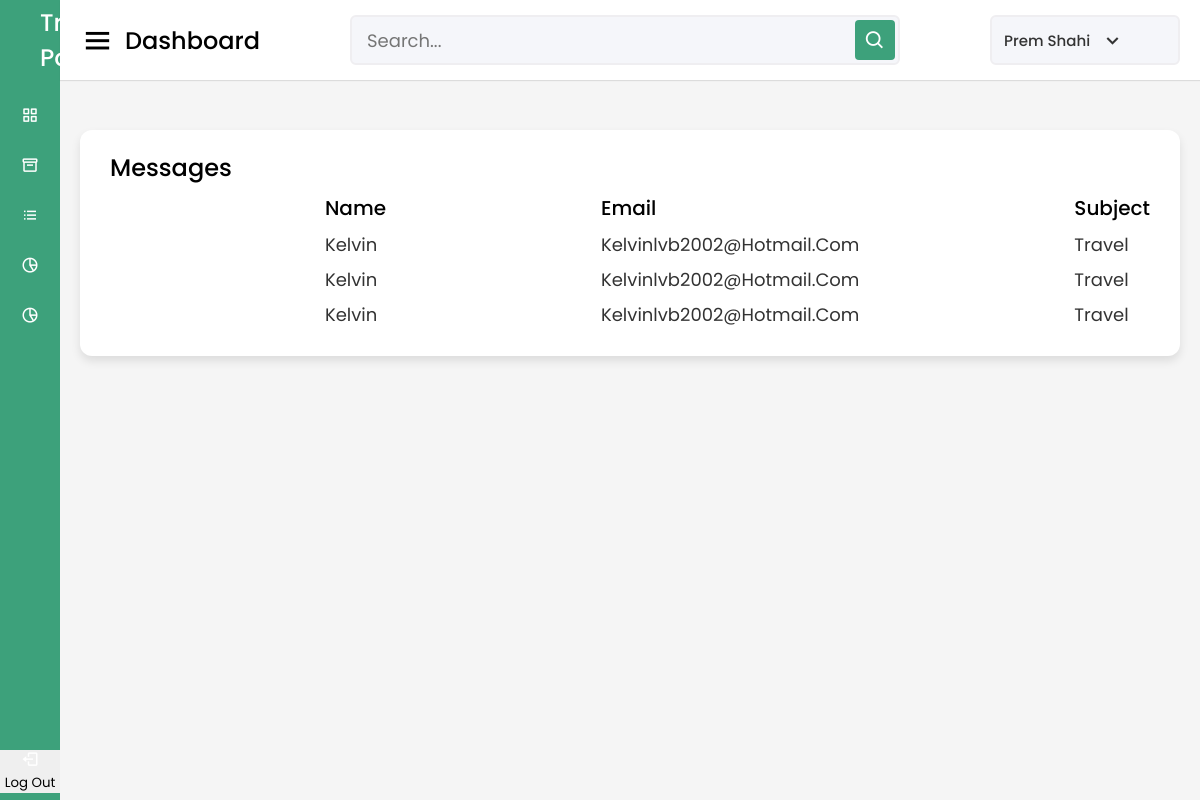
The app's page /adminpanel-contact.php, older data.
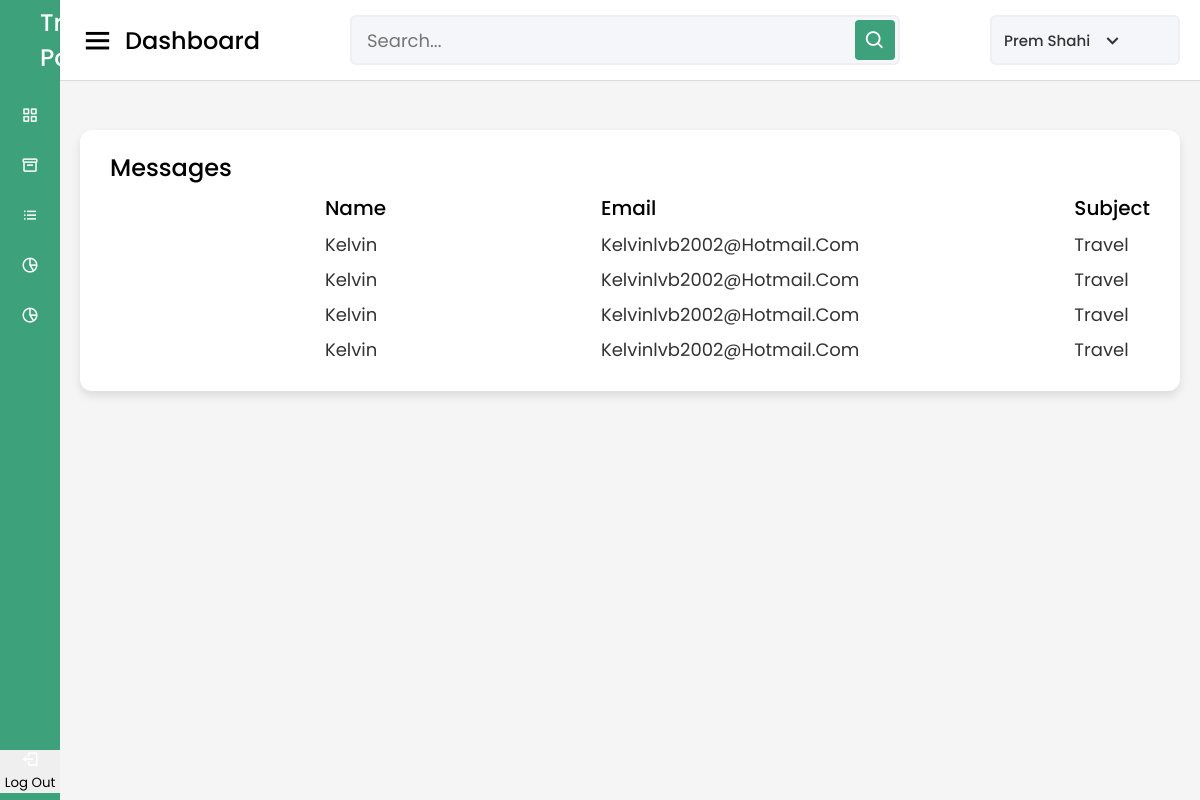
The same page, newer data.
### tables this page shows
CREATE TABLE `contact` (
  `contact_id` int(11) NOT NULL,
  `naam` varchar(50) NOT NULL,
  `email` varchar(255) NOT NULL,
  `bericht` text NOT NULL,
  `telefoonNummer` int(10) DEFAULT NULL,
  `subject` varchar(20) DEFAULT NULL
);

### adminpanel-contact.php (the view, shortened to what this page needs)
<!DOCTYPE html>
<html lang="en" dir="ltr">
  <head>
    <link rel="stylesheet" href="style.css">
    <link href='https://unpkg.com/boxicons@2.0.7/css/boxicons.min.css' rel='stylesheet'>
     <link rel="stylesheet" href="css/adminPanel-locations.css" />
   </head>
<body>
    <?php include_once "includes/connect.php"; ?>
    <div class="sidebar">
    <div class="logo-details">
      <span class="logo_name">Travel Point</span>
    </div>
      <ul class="nav-links">
        <li>
          <a href="adminpanel.php" class="active">
            <i class='bx bx-grid-alt' ></i>
            <span class="links_name">Dashboard</span>
          </a>
        </li>
        <li>
          <a href="adminpanel-locations.php">
            <i class='bx bx-box' ></i>
            <span class="links_name">locations</span>
          </a>
        </li>
        <li>
        <a href="adminpanel-userAccounts.php">
            <i class='bx bx-list-ul' ></i>
            <span class="links_name">user accounts</span>
          </a>
        </li>
        <li>
          <a href="adminpanel-bookedTravels.php">
            <i class='bx bx-pie-chart-alt-2' ></i>
            <span class="links_name">Bookings</span>
          </a>
        </li>
        <li>
          <a href="adminpanel-contact.php">
            <i class='bx bx-pie-chart-alt-2' ></i>
            <span class="links_name">Contact</span>
          </a>
        </li>
        <li class="log_out">
          <form action="adminpanel.php" method="post">
          <button name="logout">
            <i class='bx bx-log-out'></i>
            <span class="links_name">Log out</span>
          </button>
        </form>
        </li>
      </ul>
  </div>
  <section class="home-section">
    <nav>
      <div class="sidebar-button">
        <i class='bx bx-menu sidebarBtn'></i>
        <span class="dashboard">Dashboard</span>
      </div>
      <div class="search-box">
        <input type="text" placeholder="Search...">
        <i class='bx bx-search' ></i>
      </div>
      <div class="profile-details">
        <span class="admin_name">Prem Shahi</span>
        <i class='bx bx-chevron-down' ></i>
      </div>
    </nav>
    <div class="home-content">
        <?php
        $sql = "SELECT * FROM contact";
        $stmt = $connect->prepare($sql);
        $stmt->execute();
        $result = $stmt->fetchAll();
        ?>
      <div class="sales-boxes">
        <div class="recent-sales box">
          <div class="title">Messages</div>
          <div class="sales-details">
            <ul class="details">
            <li class="topic">Name</li>
            <?php foreach($result as $item){ ?>
            <li><a href="adminpanel-massages.php?contact_id=<?php echo $item['contact_id'] ?>"><?php echo $item['naam'] ?></a></li>
            <?php } ?>
          </ul>
          <ul class="details">
            <li class="topic">Email</li>
            <?php foreach($result as $item){ ?>
            <li><a href="adminpanel-massages.php?contact_id=<?php echo $item['contact_id'] ?>"><?php echo $item['email'] ?></a></li>
            <?php } ?>
          </ul>
          <ul class="details">
            <li class="topic">Subject</li>
            <?php foreach($result as $item){ ?>
            <li><a href="adminpanel-massages.php?contact_id=<?php echo $item['contact_id'] ?>"><?php echo $item['subject'] ?></a></li>
            <?php } ?>
          </ul>
          </div>
        </div>
    </div>
  </section>
</body>
</html>

Row changes from the older to the newer data that the page shows:
added contact: naam "Kelvin", email "Kelvinlvb2002@hotmail.com", subject "Travel"
